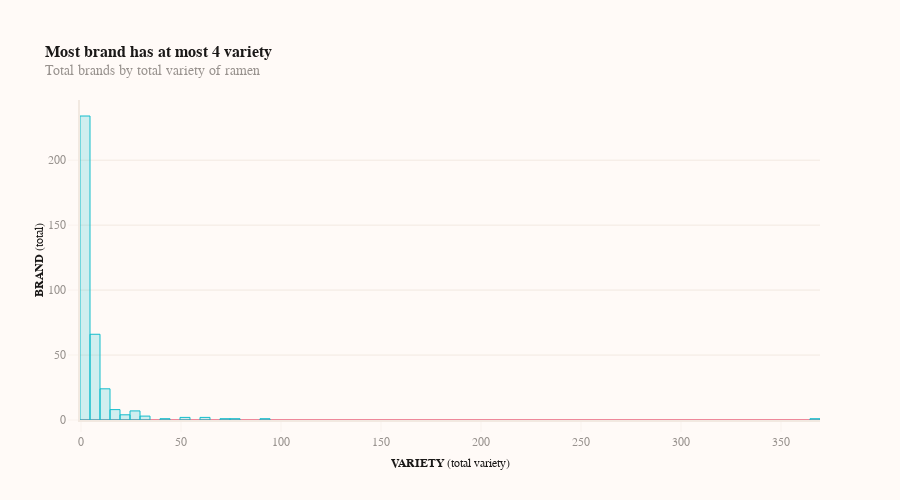

The notebook cell saved with this chart:
### Markdown cell above
### 2. Exploratory
To explore, I am curious to know : <br>
`1.` What are the average variety and ratings for each brand? <br>
`2.` Which country has the highest competition? <br>
`3.` How strict a country judge a Ramen? <br>
`4.` What is the leading global brand? <br>

### Code cell
# Preparing data 
df1_brand_histograms= df1.groupby(['Brand']).agg({'Variety':pd.Series.nunique,'Stars':'mean'})

# Generate plot and styling 1 out of 2
fig = go.Figure(data=go.Histogram(x=df1_brand_histograms["Variety"],
                 marker=dict(color="rgba(20,189,204,0.2)",line=dict(color='#14BDCC', width=1)),
                 hoverinfo="x+y+z+text",
                 name = "Variety",
                 hoverlabel = dict(bgcolor="rgba(20,189,204,1)",bordercolor="rgba(20,189,204,0.5)",
                       font=dict(family="Arial",size=10,color='rgba(255,255,255,1)'))
                ))

# Update xaxis properties
fig.update_xaxes(title=dict(font=dict(size=12, color='#1A1817')),
                 ticks="outside", tickwidth=0.5, tickcolor='#F2E9E1', ticklen=10,hoverformat=",.1f",
                 showline=True, linewidth=2, linecolor='#F2E9E1',
                 showgrid=False, gridwidth=1, gridcolor='#F2E9E1',
                 zeroline=True, zerolinewidth=1, zerolinecolor='crimson')
fig.update_xaxes(title_text="<b>VARIETY</b> (total variety)")

# Update yaxis properties
fig.update_yaxes(title= dict(font=dict(size=12, color='#1A1817'),),ticks="outside", tickwidth=0.5, tickcolor='#F2E9E1', ticklen=10, hoverformat=",.1f",
                 showline=True, linewidth=2, linecolor='#F2E9E1',
                 showgrid=True, gridwidth=1, gridcolor='#F2E9E1',
                 zeroline=True, zerolinewidth=1, zerolinecolor='crimson',)
fig.update_yaxes(title_text="<b>BRAND</b> (total)")

fig.update_layout(    
    font=dict(family="Raleway, sans-serif", size=12, color='#98928E'),
    plot_bgcolor="#fffaf7",
    showlegend=False,
    paper_bgcolor = "#fffaf7",
    height = 500,
    annotations=[go.layout.Annotation(text="<b>Most brand has at most 4 variety</b>",x=-0.05,y=1.18,xref="paper",yref="paper",showarrow=False,
                                      xanchor="left",yanchor="top",align="left",font=dict(family=" Raleway,sans-serif", size=16, color='#1A1817')),
                 go.layout.Annotation(text="Total brands by total variety of ramen",x=-0.05,y=1.12,xref="paper",yref="paper",showarrow=False,
                                      xanchor="left",yanchor="top",align="left",font=dict(family='Raleway,sans-serif', size=14, color='#98928E'))]
)
fig.show()

### Figure 1 — Plotly figure (JSON) as saved in the notebook; plotly's stock layout.template omitted (floating-point values rounded to 4 significant figures; data arrays with more than 128 entries replaced by an {"elided": "..."} marker saying what was removed)
{"data": [{"hoverinfo": "x+y+z+text", "hoverlabel": {"bgcolor": "rgba(20,189,204,1)", "bordercolor": "rgba(20,189,204,0.5)", "font": {"color": "rgba(255,255,255,1)", "family": "Arial", "size": 10}}, "marker": {"color": "rgba(20,189,204,0.2)", "line": {"color": "#14BDCC", "width": 1}}, "name": "Variety", "type": "histogram", "x": {"elided": "355 int values"}}], "layout": {"annotations": [{"align": "left", "font": {"color": "#1A1817", "family": " Raleway,sans-serif", "size": 16}, "showarrow": false, "text": "<b>Most brand has at most 4 variety</b>", "x": -0.05, "xanchor": "left", "xref": "paper", "y": 1.18, "yanchor": "top", "yref": "paper"}, {"align": "left", "font": {"color": "#98928E", "family": "Raleway,sans-serif", "size": 14}, "showarrow": false, "text": "Total brands by total variety of ramen", "x": -0.05, "xanchor": "left", "xref": "paper", "y": 1.12, "yanchor": "top", "yref": "paper"}], "font": {"color": "#98928E", "family": "Raleway, sans-serif", "size": 12}, "height": 500, "paper_bgcolor": "#fffaf7", "plot_bgcolor": "#fffaf7", "showlegend": false, "xaxis": {"gridcolor": "#F2E9E1", "gridwidth": 1, "hoverformat": ",.1f", "linecolor": "#F2E9E1", "linewidth": 2, "showgrid": false, "showline": true, "tickcolor": "#F2E9E1", "ticklen": 10, "ticks": "outside", "tickwidth": 0.5, "title": {"font": {"color": "#1A1817", "size": 12}, "text": "<b>VARIETY</b> (total variety)"}, "zeroline": true, "zerolinecolor": "crimson", "zerolinewidth": 1}, "yaxis": {"gridcolor": "#F2E9E1", "gridwidth": 1, "hoverformat": ",.1f", "linecolor": "#F2E9E1", "linewidth": 2, "showgrid": true, "showline": true, "tickcolor": "#F2E9E1", "ticklen": 10, "ticks": "outside", "tickwidth": 0.5, "title": {"font": {"color": "#1A1817", "size": 12}, "text": "<b>BRAND</b> (total)"}, "zeroline": true, "zerolinecolor": "crimson", "zerolinewidth": 1}}}
